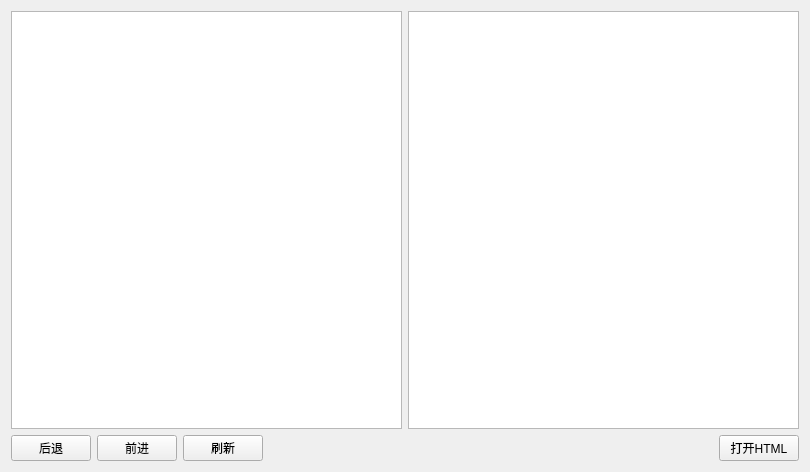
<?xml version="1.0" encoding="UTF-8"?>
<ui version="4.0">
 <class>Widget</class>
 <widget class="QWidget" name="Widget">
  <property name="geometry">
   <rect>
    <x>0</x>
    <y>0</y>
    <width>810</width>
    <height>472</height>
   </rect>
  </property>
  <property name="windowTitle">
   <string>Widget</string>
  </property>
  <layout class="QVBoxLayout" name="verticalLayout">
   <item>
    <layout class="QHBoxLayout" name="horizontalLayout">
     <item>
      <widget class="QTextBrowser" name="textBrowser">
       <property name="openExternalLinks">
        <bool>true</bool>
       </property>
      </widget>
     </item>
     <item>
      <widget class="QPlainTextEdit" name="plainTextEdit">
       <property name="readOnly">
        <bool>true</bool>
       </property>
      </widget>
     </item>
    </layout>
   </item>
   <item>
    <layout class="QHBoxLayout" name="horizontalLayout_2">
     <item>
      <widget class="QPushButton" name="pushButton_Backward">
       <property name="text">
        <string>后退</string>
       </property>
      </widget>
     </item>
     <item>
      <widget class="QPushButton" name="pushButton_Forward">
       <property name="text">
        <string>前进</string>
       </property>
      </widget>
     </item>
     <item>
      <widget class="QPushButton" name="pushButton_Reflash">
       <property name="text">
        <string>刷新</string>
       </property>
      </widget>
     </item>
     <item>
      <spacer name="horizontalSpacer">
       <property name="orientation">
        <enum>Qt::Horizontal</enum>
       </property>
       <property name="sizeHint" stdset="0">
        <size>
         <width>40</width>
         <height>20</height>
        </size>
       </property>
      </spacer>
     </item>
     <item>
      <widget class="QPushButton" name="pushButton_Open">
       <property name="text">
        <string>打开HTML</string>
       </property>
      </widget>
     </item>
    </layout>
   </item>
  </layout>
 </widget>
 <layoutdefault spacing="6" margin="11"/>
 <resources/>
 <connections/>
</ui>
